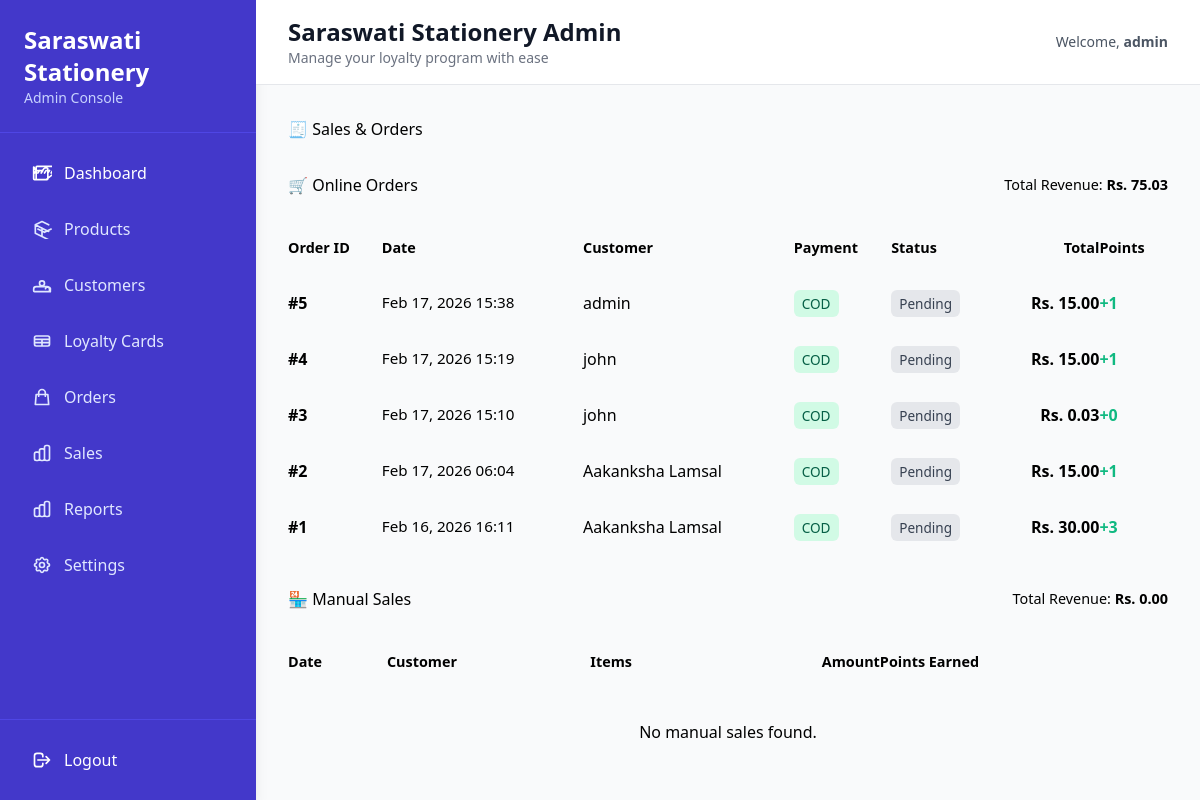
Page /admin/sales (signed in) on the committed database.
### models.py (models this page shows, shortened)
class User(UserMixin, db.Model):
    id = db.Column(db.Integer, primary_key=True)
    username = db.Column(db.String(150), unique=True, nullable=False)
    email = db.Column(db.String(150), unique=True, nullable=False)
    password = db.Column(db.String(150), nullable=False)
    role = db.Column(db.String(50), default='customer') # 'admin' or 'customer'
    created_at = db.Column(db.DateTime, default=datetime.utcnow)
    sales = db.relationship('Sale', backref='user', lazy=True)
    loyalty_card = db.relationship('LoyaltyCard', backref='user', uselist=False, lazy=True)
    @property
    def is_admin(self):
        return self.role == 'admin'

class Order(db.Model):
    id = db.Column(db.Integer, primary_key=True)
    user_id = db.Column(db.Integer, db.ForeignKey('user.id'), nullable=False)
    email = db.Column(db.String(150), nullable=False)
    phone = db.Column(db.String(20), nullable=False)
    full_name = db.Column(db.String(200), nullable=False)
    address = db.Column(db.Text, nullable=False)
    city = db.Column(db.String(100), nullable=False)
    postal_code = db.Column(db.String(10), nullable=False)
    subtotal = db.Column(db.Float, nullable=False)
    delivery_charge = db.Column(db.Float, default=0)
    discount = db.Column(db.Float, default=0)
    total = db.Column(db.Float, nullable=False)
    delivery_option = db.Column(db.String(50), default='standard')  # 'standard', 'express', 'pickup'
    payment_method = db.Column(db.String(50), default='cod')  # 'cod', 'online', 'bank_transfer'
    payment_status = db.Column(db.String(50), default='pending')  # 'pending', 'completed', 'failed'
    order_status = db.Column(db.String(50), default='pending')  # 'pending', 'processing', 'shipped', 'delivered', 'cancelled'
    points_earned = db.Column(db.Integer, default=0)
    points_redeemed = db.Column(db.Integer, default=0)
    tracking_number = db.Column(db.String(200), nullable=True)
    carrier = db.Column(db.String(100), nullable=True)
    delivered_at = db.Column(db.DateTime, nullable=True)
    delivery_confirmed = db.Column(db.Boolean, default=False)
    dispatcher_notes = db.Column(db.String(500), nullable=True)
    created_at = db.Column(db.DateTime, default=datetime.utcnow)
    updated_at = db.Column(db.DateTime, default=datetime.utcnow, onupdate=datetime.utcnow)
    user = db.relationship('User', backref='orders')
    items = db.relationship('OrderItem', backref='order', lazy=True, cascade='all, delete-orphan')

### app.py (the view)
@app.route('/admin/sales')
@login_required
def admin_sales():
    if not current_user.is_admin:
        abort(403)
    sales = Sale.query.order_by(Sale.date.desc()).all()
    orders = Order.query.order_by(Order.created_at.desc()).all()
    return render_template('admin/sales.html', sales=sales, orders=orders)

### app.py (called while the page is built)
@login_manager.user_loader
def load_user(user_id):
    return User.query.get(int(user_id))

### templates/admin/sales.html
{% extends "admin/base_admin.html" %}
{% block content %}
<h2 style="margin-bottom: 2rem;">🧾 Sales & Orders</h2>
<div class="card" style="margin-bottom: 2rem;">
    <div style="display: flex; justify-content: space-between; align-items: center; margin-bottom: 1.5rem;">
        <h3>🛒 Online Orders</h3>
        <p style="color: var(--text-muted); font-size: 0.9rem;">
            Total Revenue: <strong>Rs. {{ "%.2f"|format(orders|selectattr('payment_status', 'equalto', 'completed')|sum(attribute='total')) }}</strong>
        </p>
    </div>
    <div style="overflow-x: auto;">
        <table style="width: 100%; border-collapse: collapse;">
            <thead>
                <tr style="text-align: left; border-bottom: 2px solid var(--border); color: var(--text-muted); font-size: 0.9rem;">
                    <th style="padding: 1rem 0;">Order ID</th>
                    <th style="padding: 1rem 0;">Date</th>
                    <th style="padding: 1rem 0;">Customer</th>
                    <th style="padding: 1rem 0;">Payment</th>
                    <th style="padding: 1rem 0;">Status</th>
                    <th style="padding: 1rem 0; text-align: right;">Total</th>
                    <th style="padding: 1rem 0;">Points</th>
                </tr>
            </thead>
            <tbody>
                {% for order in orders %}
                <tr style="border-bottom: 1px solid var(--border);">
                    <td style="padding: 1rem 0; font-weight: 600;">#{{ order.id }}</td>
                    <td style="padding: 1rem 0; font-size: 0.95rem;">{{ order.created_at.strftime('%b %d, %Y %H:%M') }}</td>
                    <td style="padding: 1rem 0;">{{ order.user.username if order.user else 'N/A' }}</td>
                    <td style="padding: 1rem 0;">
                        <span style="padding: 0.25rem 0.5rem; border-radius: 0.375rem; font-size: 0.85rem; font-weight: 500;
                            {% if order.payment_status == 'completed' %}background: #d1fae5; color: #065f46;
                            {% elif order.payment_status == 'pending' %}background: #fef3c7; color: #92400e;
                            {% else %}background: #fee2e2; color: #991b1b;{% endif %}">
                            {{ order.payment_method|upper }}
                        </span>
                    </td>
                    <td style="padding: 1rem 0;">
                        <span style="padding: 0.25rem 0.5rem; border-radius: 0.375rem; font-size: 0.85rem; font-weight: 500;
                            {% if order.order_status == 'delivered' %}background: #d1fae5; color: #065f46;
                            {% elif order.order_status == 'shipped' %}background: #dbeafe; color: #1e40af;
                            {% elif order.order_status == 'processing' %}background: #fef3c7; color: #92400e;
                            {% else %}background: #e5e7eb; color: #374151;{% endif %}">
                            {{ order.order_status|capitalize }}
                        </span>
                    </td>
                    <td style="padding: 1rem 0; text-align: right; font-weight: 700; color: var(--primary);">Rs. {{ "%.2f"|format(order.total) }}</td>
                    <td style="padding: 1rem 0; font-weight: 600; color: #10b981;">+{{ order.points_earned }}</td>
                </tr>
                {% else %}
                <tr>
                    <td colspan="7" style="padding: 2rem; text-align: center; color: var(--text-muted);">No online orders found.</td>
                </tr>
                {% endfor %}
            </tbody>
        </table>
    </div>
</div>
<div class="card">
    <div style="display: flex; justify-content: space-between; align-items: center; margin-bottom: 1.5rem;">
        <h3>🏪 Manual Sales</h3>
        <p style="color: var(--text-muted); font-size: 0.9rem;">Total Revenue: <strong>Rs. {{ "%.2f"|format(sales|sum(attribute='amount')) }}</strong></p>
    </div>
    <div style="overflow-x: auto;">
        <table style="width: 100%; border-collapse: collapse;">
            <thead>
                <tr style="text-align: left; border-bottom: 2px solid var(--border); color: var(--text-muted); font-size: 0.9rem;">
                    <th style="padding: 1rem 0;">Date</th>
                    <th style="padding: 1rem 0;">Customer</th>
                    <th style="padding: 1rem 0;">Items</th>
                    <th style="padding: 1rem 0; text-align: right;">Amount</th>
                    <th style="padding: 1rem 0;">Points Earned</th>
                </tr>
            </thead>
            <tbody>
                {% for sale in sales %}
                <tr style="border-bottom: 1px solid var(--border);">
                    <td style="padding: 1rem 0; font-size: 0.95rem;">{{ sale.date.strftime('%b %d, %Y %H:%M') }}</td>
                    <td style="padding: 1rem 0; font-weight: 600;">{{ sale.user.username if sale.user else 'Unknown' }}</td>
                    <td style="padding: 1rem 0; color: var(--text-muted); font-size: 0.9rem;">{{ sale.items[:40] }}{% if sale.items|length > 40 %}...{% endif %}</td>
                    <td style="padding: 1rem 0; text-align: right; font-weight: 700; color: var(--primary);">Rs. {{ "%.2f"|format(sale.amount) }}</td>
                    <td style="padding: 1rem 0; font-weight: 600; color: #10b981;">+{{ (sale.amount / 10)|int }}</td>
                </tr>
                {% else %}
                <tr>
                    <td colspan="5" style="padding: 2rem; text-align: center; color: var(--text-muted);">No manual sales found.</td>
                </tr>
                {% endfor %}
            </tbody>
        </table>
    </div>
</div>
{% endblock %}

### templates/admin/base_admin.html (shortened to what this page needs)
<!DOCTYPE html>
<html lang="en">
<head>
  <script src="https://cdn.tailwindcss.com"></script>
</head>
<body class="bg-gray-50">
<div class="flex h-screen">
  <aside class="w-64 bg-indigo-700 text-white flex flex-col shadow-lg">
    <div class="p-6 border-b border-indigo-600">
      <h1 class="text-2xl font-bold">Saraswati Stationery</h1>
      <p class="text-indigo-200 text-sm">Admin Console</p>
    </div>
    <nav class="flex-1 p-4 space-y-2 overflow-y-auto">
      <a href="{{ url_for('admin_dashboard') }}"
         class="flex items-center gap-3 px-4 py-3 rounded-lg hover:bg-indigo-600 transition text-white font-medium group">
        <span>Dashboard</span>
      </a>
      <a href="{{ url_for('admin_products') }}"
         class="flex items-center gap-3 px-4 py-3 rounded-lg hover:bg-indigo-600 transition text-indigo-100 font-medium">
        <svg class="w-5 h-5" fill="none" stroke="currentColor" viewBox="0 0 24 24">
          <path stroke-linecap="round" stroke-linejoin="round" stroke-width="2" d="M20 7l-8-4-8 4m0 0l8 4m-8-4v10l8 4m0-10l8 4m-8-4v10l8 4M7 12l8 4m0 0l8-4"></path>
        </svg>
        <span>Products</span>
      </a>
      <a href="{{ url_for('admin_customers') }}"
         class="flex items-center gap-3 px-4 py-3 rounded-lg hover:bg-indigo-600 transition text-indigo-100 font-medium">
        <svg class="w-5 h-5" fill="none" stroke="currentColor" viewBox="0 0 24 24">
          <path stroke-linecap="round" stroke-linejoin="round" stroke-width="2" d="M17 20h5v-2a3 3 0 00-5.856-1.487M15 10a3 3 0 11-6 0 3 3 0 016 0zM4 20h16c.552 0 1-.448 1-1v-2a3 3 0 00-3-3H5a3 3 0 00-3 3v2c0 .552.448 1 1 1z"></path>
        </svg>
        <span>Customers</span>
      </a>
      <a href="{{ url_for('admin_loyalty_cards') }}"
         class="flex items-center gap-3 px-4 py-3 rounded-lg hover:bg-indigo-600 transition text-indigo-100 font-medium">
        <svg class="w-5 h-5" fill="none" stroke="currentColor" viewBox="0 0 24 24">
          <path stroke-linecap="round" stroke-linejoin="round" stroke-width="2" d="M3 10h18M3 14h18m-9-4v8m-7 0h14a2 2 0 002-2V8a2 2 0 00-2-2H5a2 2 0 00-2 2v8a2 2 0 002 2z"></path>
        </svg>
        <span>Loyalty Cards</span>
      </a>
      <a href="{{ url_for('admin_orders') }}"
         class="flex items-center gap-3 px-4 py-3 rounded-lg hover:bg-indigo-600 transition text-indigo-100 font-medium">
        <svg class="w-5 h-5" fill="none" stroke="currentColor" viewBox="0 0 24 24">
          <path stroke-linecap="round" stroke-linejoin="round" stroke-width="2" d="M16 11V7a4 4 0 00-8 0v4M5 9h14l1 12H4L5 9z"></path>
        </svg>
        <span>Orders</span>
      </a>
      <a href="{{ url_for('admin_sales') }}"
         class="flex items-center gap-3 px-4 py-3 rounded-lg hover:bg-indigo-600 transition text-indigo-100 font-medium">
        <span>Sales</span>
      </a>
      <a href="{{ url_for('admin_reports') }}"
         class="flex items-center gap-3 px-4 py-3 rounded-lg hover:bg-indigo-600 transition text-indigo-100 font-medium">
        <span>Reports</span>
      </a>
      <a href="{{ url_for('admin_settings') }}"
         class="flex items-center gap-3 px-4 py-3 rounded-lg hover:bg-indigo-600 transition text-indigo-100 font-medium">
        <span>Settings</span>
      </a>
    </nav>
    <div class="p-4 border-t border-indigo-600 space-y-2">
      <a href="{{ url_for('logout') }}"
         class="flex items-center gap-3 px-4 py-3 rounded-lg hover:bg-red-600 transition text-white font-medium">
        <svg class="w-5 h-5" fill="none" stroke="currentColor" viewBox="0 0 24 24">
          <path stroke-linecap="round" stroke-linejoin="round" stroke-width="2" d="M17 16l4-4m0 0l-4-4m4 4H7m6 4v1a3 3 0 01-3 3H6a3 3 0 01-3-3V7a3 3 0 013-3h4a3 3 0 013 3v1"></path>
        </svg>
        <span>Logout</span>
      </a>
    </div>
  </aside>
  <main class="flex-1 overflow-y-auto">
    <div class="bg-white border-b border-gray-200 px-8 py-4 flex justify-between items-center">
      <div>
        <h2 class="text-2xl font-bold text-gray-900">Saraswati Stationery Admin</h2>
        <p class="text-gray-500 text-sm">Manage your loyalty program with ease</p>
      </div>
      <div class="flex items-center gap-4">
        <span class="text-gray-600 text-sm">Welcome, <span class="font-semibold">{{ current_user.username }}</span></span>
      </div>
    </div>
    <div class="p-8">
      {% block content %}{% endblock %}
    </div>
  </main>
</div>
</body>
</html>

### rows in the picture
User: username "admin"
Order: id "5", created_at "Feb 17, 2026 15:38", user "admin", payment_method "COD", order_status "Pending", total "15.00", points_earned "1"
Order: id "4", created_at "Feb 17, 2026 15:19", user "john", payment_method "COD", order_status "Pending", total "15.00", points_earned "1"
Order: id "3", created_at "Feb 17, 2026 15:10", user "john", payment_method "COD", order_status "Pending", total "0.03", points_earned "0"
Order: id "2", created_at "Feb 17, 2026 06:04", user "Aakanksha Lamsal", payment_method "COD", order_status "Pending", total "15.00", points_earned "1"
Order: id "1", created_at "Feb 16, 2026 16:11", user "Aakanksha Lamsal", payment_method "COD", order_status "Pending", total "30.00", points_earned "3"

### other values in the picture
{{ "%.2f"|format(sales|sum(attribute='amount')) }} "0.00"
